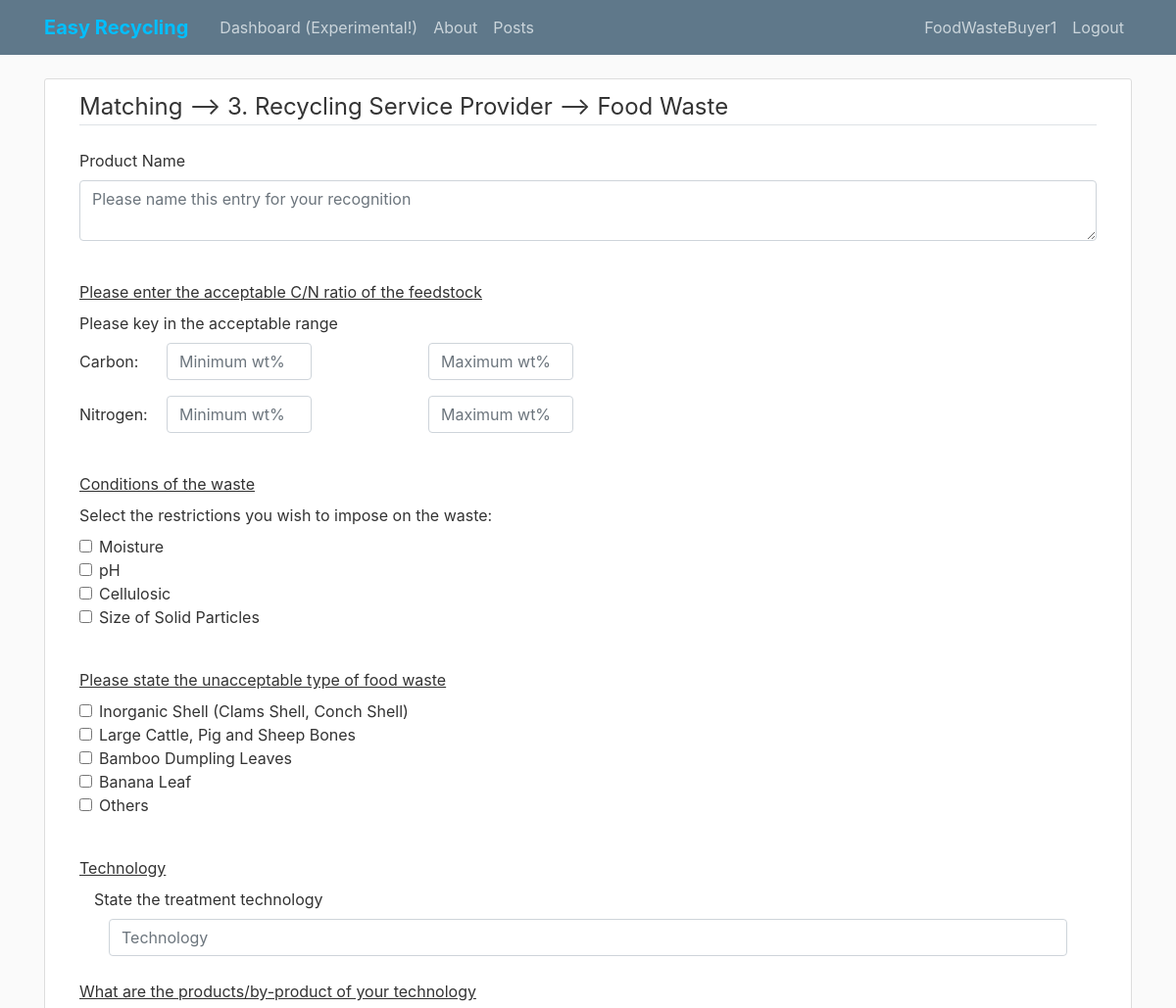
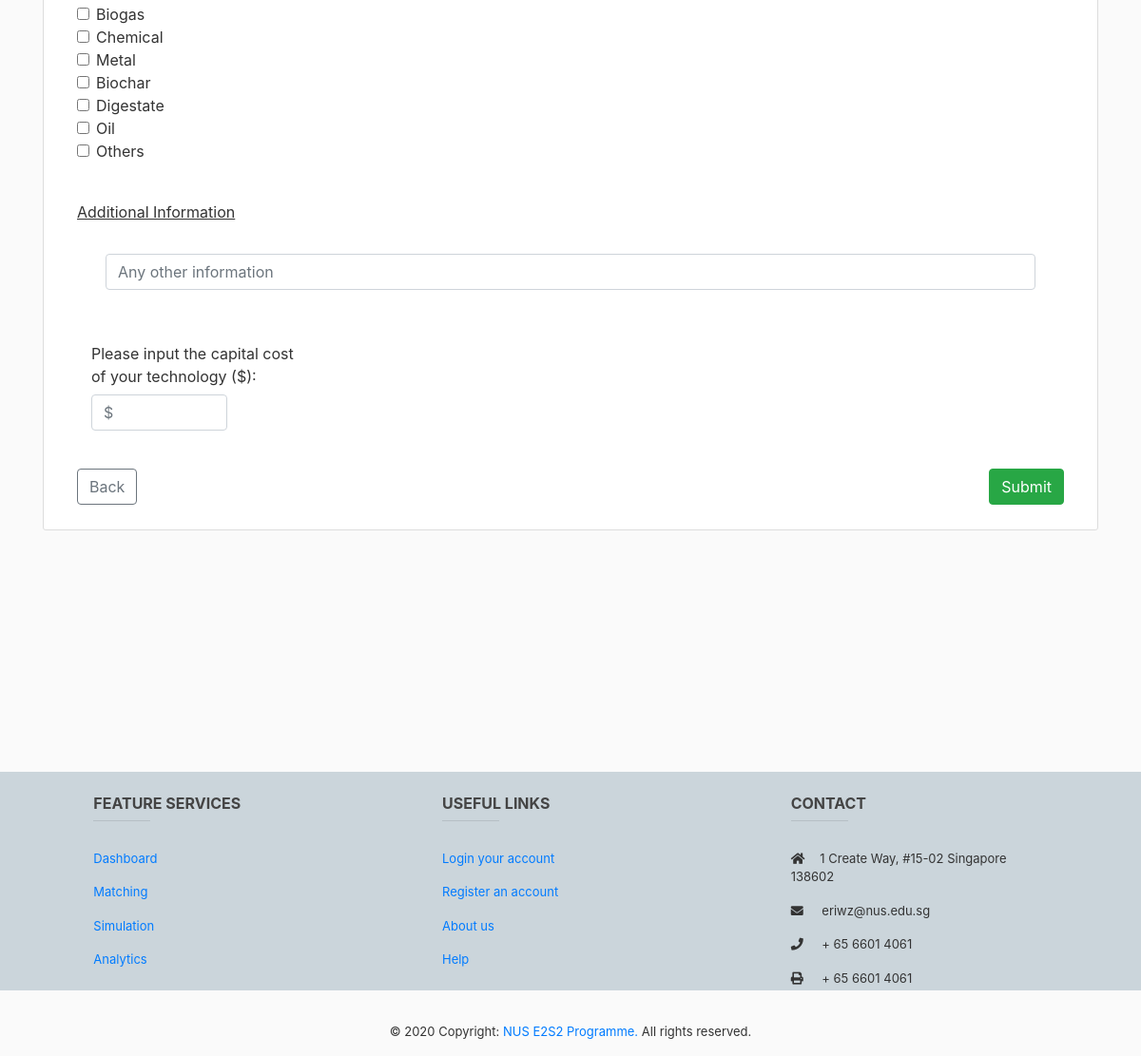
/matching/questions/14 (signed in), run on the app's committed database (2 pictures, top to bottom).
### dss/models.py (models this page shows, shortened)
class User(db.Model, UserMixin):
    id = db.Column(db.Integer, primary_key = True)
    username = db.Column(db.String(20), unique=True, nullable=False)
    email = db.Column(db.String(100), unique=True, nullable=False)
    image_file = db.Column(db.String(20), nullable=False, default='default.jpg')
    password = db.Column(db.String(60), nullable=False)
    website = db.Column(db.String(100))
    listings = db.Column(db.Integer,nullable=False)
    transacted = db.Column(db.Integer,nullable=False)
    posts = db.relationship('Post', backref='author', lazy=True)
    totalposts=db.Column(db.Integer,nullable=False)
    totalsuccess=db.Column(db.Integer,nullable=False)
    totalwaste=db.Column(db.Integer,nullable=False)

class Materials(db.Model):
    id = db.Column(db.Integer, primary_key = True)
    type = db.Column(db.String(100), nullable=False)
    material = db.Column(db.String(100), nullable=False)
    questionId = db.Column(db.String(100), nullable=False)

class Questions(db.Model):
    id = db.Column(db.Integer, primary_key = True)
    label = db.Column(db.String(500), nullable=False)
    questionHTML = db.Column(db.String(10000), nullable=False)

### dss/routes.py (the view, shortened to what this page needs)
@app.route("/matching/questions/<materialId>", methods=['GET', 'POST'])
@login_required
def matching_questions(materialId):
    form = []
    material = Materials.query.filter_by(id=materialId).first()
    samples = Sample.query.all()
    result = defaultdict(list)
    for obj in samples:
        instance = inspect(obj)
        for key, x in instance.attrs.items():
            result[key].append(x.value)
    df = pd.DataFrame(result)
    samplefood=df['FoodItem'].tolist()
    if material.type == '1. Selling Waste':
        giveOutWaste = True
        buyWaste = False
        processWaste = False
    elif material.type=='2. Purchase Resources':
        giveOutWaste = False
        buyWaste = True
        processWaste = False
    else:
        giveOutWaste = False
        buyWaste = False
        processWaste = True
    questionId = material.questionId.split(',')
    questions = []
    for id in questionId:
        questions.append(Questions.query.filter_by(id=id).first())
    return render_template('matching_questions.html', title="Matching Questions", form=form, questions=questions, material=material, giveOutWaste=giveOutWaste, processWaste=processWaste, samplefood=samplefood, samplefoodlen=len(samplefood), materialId=materialId)

### dss/models.py (called while the page is built)
@login_manager.user_loader
def load_user(user_id):
    return User.query.get(int(user_id))

### dss/templates/matching_questions.html (shortened to what this page needs)
{% extends "layout.html" %}
{% block content %}
  <div class="content-section" style="margin: 0 auto">
    <form method='POST' enctype="multipart/form-data">
      <div class="container">
        <legend class="border-bottom mb-4">Matching --> {{material.type}} --> {{material.material}}</legend>
        <div class="form-group">
          <label class="form-label" for="description">Product Name</label>
          <textarea class="form-control" name="description" placeholder="Please name this entry for your recognition" required></textarea>
        </div>
        <br>
        {% for question in questions %}
          {{question.questionHTML|safe}}
          <br>
        {% endfor %}
        {% if processWaste %}
        <br>
          <div class="form-group">
            <label for="cost" class="col-sm-3 col-form-label">Please input the capital cost of your technology ($):</label>
                <div class="col-sm-2">
                  <input type="text" class="form-control" id="cost" name="cost" placeholder="$">
                </div>
          </div>
        {% endif %}
        <br>
        <a class="btn btn-outline-secondary" href="{{ url_for('matching') }}" role="button" onclick="return confirm('Inputs will not be saved, are you sure you want to go back?');">Back</a>
        <button type="submit" style="float: right;" class="btn btn-success" onclick="return confirm('Please verify your response before submitting');">Submit</button>
      </div>
    </form>
{% endblock content %}

### dss/templates/layout.html (shortened to what this page needs)
<!DOCTYPE html>
<html>
<head>
    <link rel="stylesheet" href="https://use.fontawesome.com/releases/v5.4.1/css/all.css">
    <link rel="stylesheet" href="https://stackpath.bootstrapcdn.com/bootstrap/4.3.1/css/bootstrap.min.css">
    <link rel="stylesheet" type="text/css" href="{{ url_for('static', filename='main.css') }}">
</head>
<body>
<div id="main_container">
  <div id="body_content">
    <header class="site-header">
        <nav class="navbar navbar-expand-md navbar-dark bg-steel fixed-top">
          <div class="container">
            <a class="navbar-brand mr-4" href="/index" style="color:deepskyblue; font-weight:bold;">Easy Recycling</a>
            <div class="collapse navbar-collapse" id="navbarToggle">
              <div class="navbar-nav mr-auto">
                <a class="nav-item nav-link" href="{{ url_for('dashboard') }}">Dashboard (Experimental!)</a>
                <a class="nav-item nav-link" href="{{ url_for('about') }}">About</a>
                <a class="nav-item nav-link" href="{{ url_for('posts_home') }}">Posts</a>
              </div>
              <div class="navbar-nav">
                {% if current_user.is_authenticated %}
                  <a class="nav-item nav-link" href="{{ url_for('account') }}">{{ current_user.username }}</a>
                  <a class="nav-item nav-link" href="{{ url_for('logout') }}">Logout</a>
                {% else %}
                  <a class="nav-item nav-link" href="{{ url_for('login') }}">Login</a>
                  <a class="nav-item nav-link" href="{{ url_for('register') }}">Register</a>
                {% endif %}
              </div>
            </div>
          </div>
        </nav>
    </header>
    <main role="main" class="container">
          {% block content %}{% endblock %}
    </main>
  </div>
</div>
<footer class="page-footer font-small blue pt-4 mt-4" id="footer">
  <div class="container-fluid text-center text-md-left">
    <div class="row">
      <div class="col-md-4 col-lg-2 col-xl-2 mx-auto mb-4">
        <h6 class="text-uppercase font-weight-bold">Feature services</h6>
        <hr class="deep-purple accent-2 mb-4 mt-0 d-inline-block mx-auto" style="width: 60px;">
        <p>
          <a href="#!">Dashboard</a>
        </p>
        <p>
          <a href="#!">Matching</a>
        </p>
        <p>
          <a href="#!">Simulation</a>
        </p>
        <p>
          <a href="#!">Analytics</a>
        </p>
      </div>
      <div class="col-md-4 col-lg-2 col-xl-2 mx-auto mb-4">
        <h6 class="text-uppercase font-weight-bold">Useful links</h6>
        <hr class="deep-purple accent-2 mb-4 mt-0 d-inline-block mx-auto" style="width: 60px;">
        <p>
          <a href="{{ url_for('login') }}">Login your account</a>
        </p>
        <p>
          <a href="{{ url_for('register') }}">Register an account</a>
        </p>
        <p>
          <a href="{{ url_for('about') }}">About us</a>
        </p>
        <p>
          <a href="#!">Help</a>
        </p>
      </div>
      <div class="col-md-4 col-lg-3 col-xl-3 mx-auto mb-md-0 mb-4">
        <h6 class="text-uppercase font-weight-bold">Contact</h6>
        <hr class="deep-purple accent-2 mb-4 mt-0 d-inline-block mx-auto" style="width: 60px;">
        <p>
          <i class="fas fa-home mr-3"></i>1 Create Way, #15-02 Singapore 138602</p>
        <p>
          <i class="fas fa-envelope mr-3"></i> eriwz@nus.edu.sg</p>
        <p>
          <i class="fas fa-phone mr-3"></i> + 65 6601 4061</p>
        <p>
          <i class="fas fa-print mr-3"></i> + 65 6601 4061</p>
      </div>
    </div>
  </div>
  <div class="footer-copyright text-center py-3">© 2020 Copyright:
    <a href="https://www.create.edu.sg/about-create/research-centres/e2s2/"> NUS E2S2 Programme. </a> All rights reserved.
  </div>
</footer>
</body>
</html>

### dss/static/main.css (style rules this page uses)
body { background: #fafafa; color: #333333; margin-top: 5rem; }
h1, h2, h3, h4, h5, h6 { color: #444444; }
.bg-steel { background-color: #5f788a; }
.site-header .navbar-nav .nav-link { color: #cbd5db; }
.content-section { background: #ffffff; padding: 10px 20px; border: 1px solid #dddddd; border-radius: 3px; margin-bottom: 20px; }
#main_container { min-height: 100%; }
#footer { background-color: #cbd5db; font-size: small; position: relative; height: 230px; margin-top: -100px; clear: both; }
#body_content { overflow: auto; padding-top: 0%; padding-bottom: 230px; }

### data on the page
User: username "FoodWasteBuyer1"
Materials: type "3. Recycling Service Provider", material "Food Waste"
